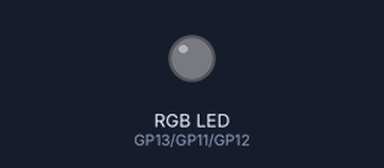
Bench run of a program on a simulated Raspberry Pi Pico running MicroPython. Parts: an RGB LED mixed from three pins (HIGH = lit). Dim RGB values are drawn brighter than linear; the clock reads 2024-03-15 10:24:30 at power-on unless the program sets it. At 5.2 s the program stops and its outputs stay as they are.

Above: at 0.05 s.
At 0.25 s:
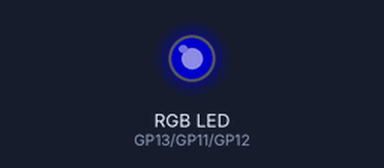
At 0.5 s:
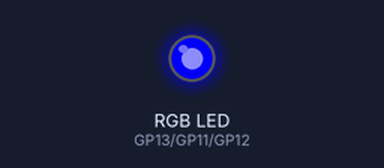
At 1.0 s:
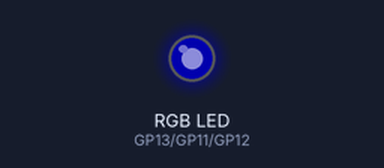
Timing chart, 0 to 3.0 s (numbered marks = the images above):
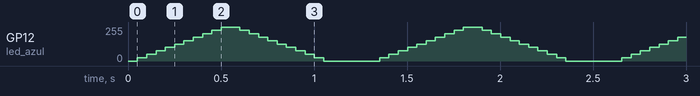

The program:

animar_led_brilhar.py
```python
# animar_led_brilhar.py
# Efeito de brilhar e desaparecer no LED
# Bloco: Animar LED da cor brilhar e desaparecer

from machine import Pin, PWM
import time

# Configuração dos pinos do LED RGB
LED_RED = 13   # GPIO13 - Vermelho
LED_GREEN = 11 # GPIO11 - Verde
LED_BLUE = 12  # GPIO12 - Azul

# Inicializa os LEDs com PWM
led_vermelho = PWM(Pin(LED_RED), freq=1000)
led_verde = PWM(Pin(LED_GREEN), freq=1000)
led_azul = PWM(Pin(LED_BLUE), freq=1000)

def animar_led_brilhar(cor, duracao_total=5):
    """
    Efeito de aparecimento e desaparecimento gradual.

    Args:
        cor: Tupla (R, G, B) com valores de 0 a 255
        duracao_total: Tempo total em segundos (padrão: 5)
    """
    tempo_inicio = time.time()

    while time.time() - tempo_inicio < duracao_total:
 # Aumenta o brilho gradualmente
        for i in range(11):
            led_vermelho.duty_u16(int(cor[0] * 257 * i / 10))
            led_verde.duty_u16(int(cor[1] * 257 * i / 10))
            led_azul.duty_u16(int(cor[2] * 257 * i / 10))
            time.sleep_ms(50)

 # Diminui o brilho gradualmente
        for i in range(10, -1, -1):
            led_vermelho.duty_u16(int(cor[0] * 257 * i / 10))
            led_verde.duty_u16(int(cor[1] * 257 * i / 10))
            led_azul.duty_u16(int(cor[2] * 257 * i / 10))
            time.sleep_ms(50)

        time.sleep_ms(200)

# Exemplo de uso
if __name__ == "__main__":
 # Efeito de brilho azul por 5 segundos
    animar_led_brilhar((0, 0, 255), 5)

 # Desliga o LED
    led_vermelho.duty_u16(0)
    led_verde.duty_u16(0)
    led_azul.duty_u16(0)
```
